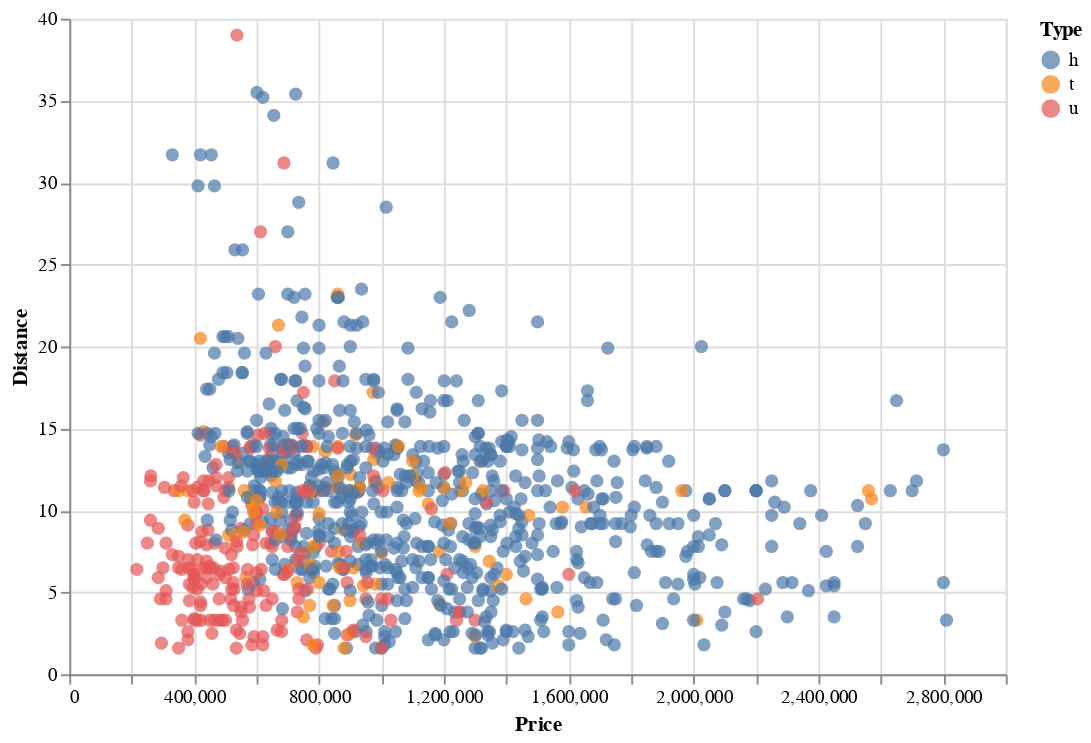

Notebook code cell kept with this figure:
### Markdown cell above
## <font color='darkblue'>Introduction of Altair package</font>
**[Altair](https://altair-viz.github.io/) is a powerful library in terms of data transformations and creating interactive plots**. There are three components of interactivity.
* **Selection:** Captures interactions from the user. In other words, it selects a part of the visualization.
* **Condition:** Changes or customizes the elements based on the selection. In order to see an action, we need to attach a selection to a condition.
* **Bind:** It is a property of the selection and creates a two-way binding between a selection and input.

These concepts will be more clear as we go through the examples. Let’s first create a static scatter plot and then we will add interactive features to it.

### Code cell
alt.Chart(df).mark_circle(size=50).encode(
   x='Price',
   y='Distance',
   color='Type'
).properties(
   height=350, width=500
)

### Figure 1 — Vega-Lite specification as saved in the notebook (floating-point values rounded to 4 significant figures; data arrays with more than 128 entries replaced by an {"elided": "..."} marker saying what was removed)
{"config": {"view": {"continuousWidth": 400, "continuousHeight": 300}}, "data": {"name": "data-6ee15eb993a8fb66f86afdc580932031"}, "mark": {"type": "circle", "size": 50}, "encoding": {"color": {"type": "nominal", "field": "Type"}, "x": {"type": "quantitative", "field": "Price"}, "y": {"type": "quantitative", "field": "Distance"}}, "height": 350, "width": 500, "$schema": "https://vega.github.io/schema/vega-lite/v4.8.1.json", "datasets": {"data-6ee15eb993a8fb66f86afdc580932031": {"elided": "1000 records"}}}
